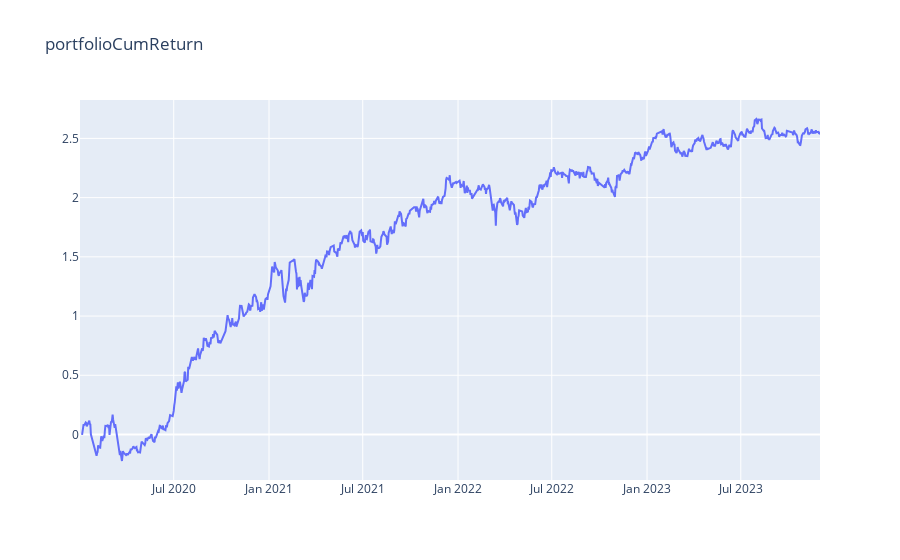

The code cell stored with this chart in its notebook:
### Markdown cell above
## 组合收益

### Code cell
# 计算组合收益
portfolio['portfolioReturn'] = portfolio['optionReturn'] + portfolio['etfReturn']
portfolio['portfolioCumReturn'] = portfolio['optionCumReturn'] + portfolio['cumEtfReturn']
# 可视化
fig = go.Figure()
fig.add_trace(go.Scatter(x=portfolio['datetime'], y=portfolio['portfolioCumReturn'], name="portfolioCumReturn"))
fig.update_layout(title_text='portfolioCumReturn')
fig.show()

### Figure 1 — Plotly figure (JSON) as saved in the notebook; plotly's stock layout.template omitted (floating-point values rounded to 4 significant figures; data arrays with more than 128 entries replaced by an {"elided": "..."} marker saying what was removed)
{"data": [{"name": "portfolioCumReturn", "type": "scatter", "x": {"elided": "950 str values"}, "y": {"elided": "950 float values"}}], "layout": {"title": {"text": "portfolioCumReturn"}}}
